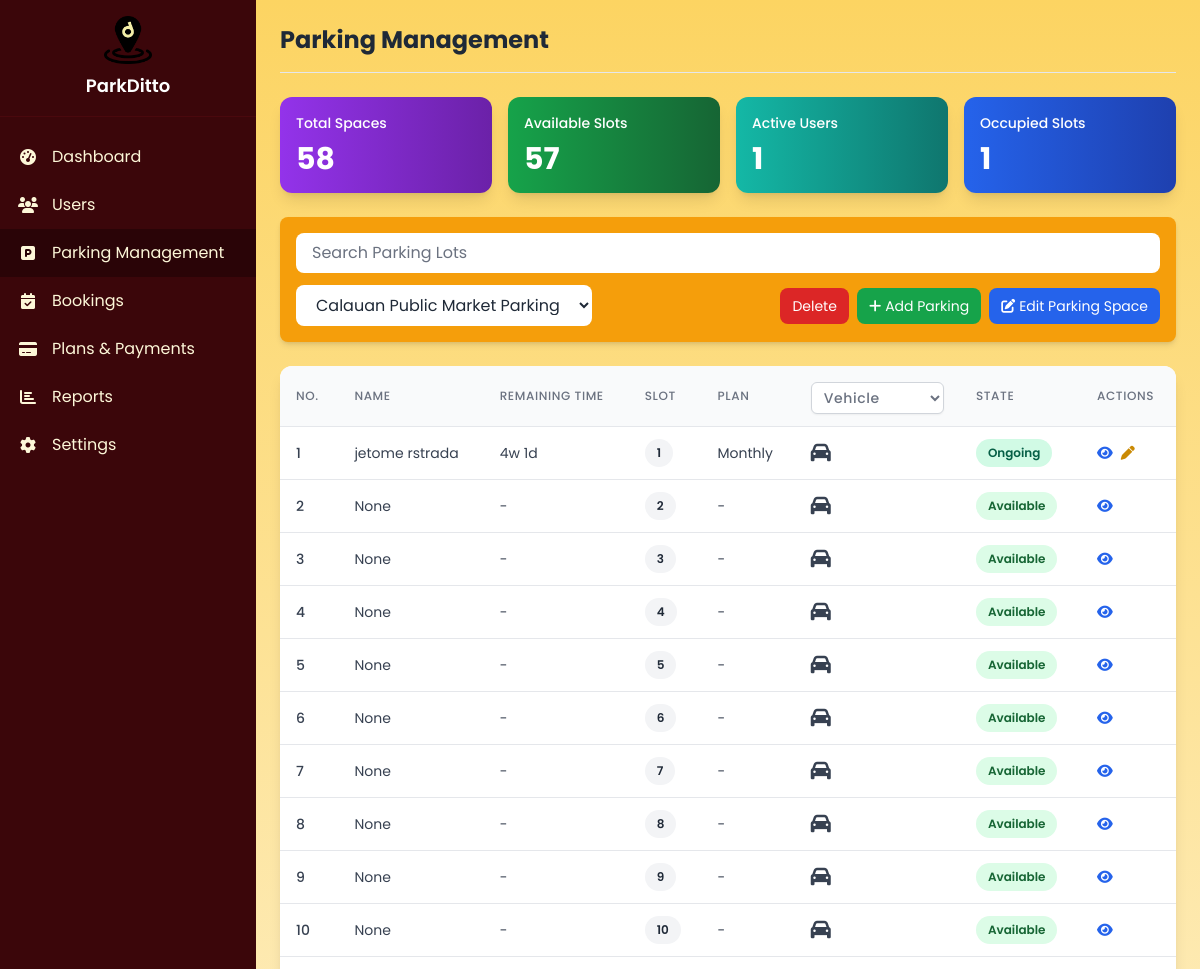
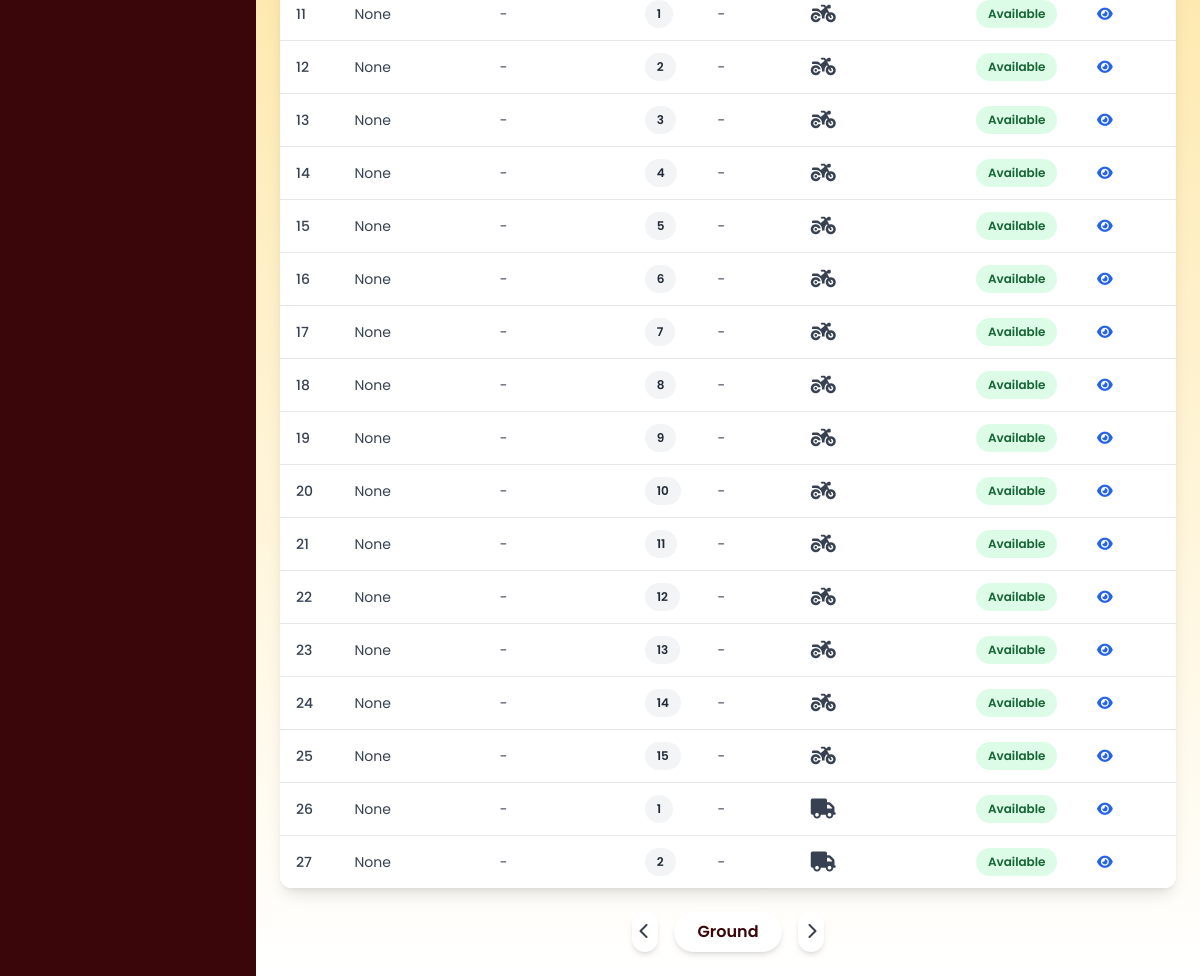
Screenshot of /parkingManagement.php?floor=Ground&vehicle=all&parking_id=1 with the database file from the repository (2 pictures, top to bottom).
### tables this page shows
CREATE TABLE `parking_spaces` (
  `id` int(11) NOT NULL,
  `partner_id` int(11) NOT NULL,
  `name` varchar(100) NOT NULL,
  `address` text NOT NULL,
  `latitude` decimal(10,8) NOT NULL,
  `longitude` decimal(11,8) NOT NULL,
  `total_spaces` int(11) NOT NULL,
  `available_spaces` int(11) NOT NULL,
  `vehicle_types` longtext NOT NULL CHECK (json_valid(`vehicle_types`)),
  `floors` longtext NOT NULL CHECK (json_valid(`floors`)),
  `floor_capacity` longtext DEFAULT NULL,
  `available_per_floor` longtext DEFAULT NULL,
  `occupied_slots` longtext NOT NULL CHECK (json_valid(`occupied_slots`)),
  `date_created` timestamp NOT NULL DEFAULT current_timestamp(),
  `image_url` varchar(500) NOT NULL DEFAULT ''
);

CREATE TABLE `transactions` (
  `id` int(11) NOT NULL,
  `parking_space_id` int(11) NOT NULL,
  `user_id` int(11) NOT NULL,
  `lot_number` varchar(20) NOT NULL,
  `floor` varchar(50) DEFAULT NULL,
  `vehicle_type` varchar(20) DEFAULT NULL,
  `transaction_type` enum('booking','reservation') NOT NULL,
  `arrival_time` datetime NOT NULL,
  `departure_time` datetime DEFAULT NULL,
  `expiry_time` datetime DEFAULT NULL,
  `amount` decimal(10,2) NOT NULL,
  `duration_type` enum('hourly','daily','weekly','monthly','yearly') DEFAULT NULL,
  `duration_value` int(11) DEFAULT NULL,
  `payment_method` varchar(50) NOT NULL,
  `status` enum('pending','ongoing','cancelled','completed') DEFAULT 'pending',
  `storm_pass` enum('Active','None') NOT NULL,
  `ref_number` varchar(50) DEFAULT NULL,
  `created_at` timestamp NOT NULL DEFAULT current_timestamp()
);

### parkingManagement.php (the view, shortened to what the rows shown need)
<?php
include "includes/config.php";
try {
    $selectedParking = $_GET['parking_id'] ?? 1;
    $selectedFloor = $_GET['floor'] ?? 'Ground';
    $selectedVehicle = $_GET['vehicle'] ?? 'all';
    $parking_stmt = $pdo->prepare("SELECT * FROM parking_spaces WHERE id = ?");
    $parking_stmt->execute([$selectedParking]);
    $parking_space = $parking_stmt->fetch(PDO::FETCH_ASSOC);
    $vehicle_types = json_decode($parking_space['vehicle_types'], true);
    $floors = json_decode($parking_space['floors'], true);
    $floor_capacity = json_decode($parking_space['floor_capacity'], true);
    $transactions_sql = "
        SELECT t.*, u.first_name, u.last_name
        FROM transactions t
        LEFT JOIN users u ON t.user_id = u.id
        WHERE t.parking_space_id = ?
        AND t.status IN ('ongoing', 'pending')
    ";
    $transactions_stmt = $pdo->prepare($transactions_sql);
    $transactions_stmt->execute([$selectedParking]);
    $transactions = $transactions_stmt->fetchAll(PDO::FETCH_ASSOC);
    $transaction_lookup = [];
    foreach ($transactions as $transaction) {
        $key = $transaction['vehicle_type'] . '_' . $transaction['floor'] . '_' . $transaction['lot_number'];
        $transaction_lookup[$key] = $transaction;
    }
    $parking_data = [];
    $slot_counter = 1;
    foreach ($floors as $floor) {
        foreach ($vehicle_types as $vehicle_type => $vehicle_data) {
            $total_slots = $floor_capacity[$floor][$vehicle_type] ?? 0;
            for ($slot_number = 1; $slot_number <= $total_slots; $slot_number++) {
                $key = $vehicle_type . '_' . $floor . '_' . $slot_number;
                $transaction = $transaction_lookup[$key] ?? null;
                $is_expired = false;
                if ($transaction && $transaction['expiry_time']) {
                    $expiry_time = new DateTime($transaction['expiry_time']);
                    $now = new DateTime();
                    $is_expired = $expiry_time <= $now;
                }
                $parking_data[] = [
                    'id' => $slot_counter++,
                    'name' => $transaction ? $transaction['first_name'] . ' ' . $transaction['last_name'] : 'None',
                    'remaining_time' => $transaction ? calculateRemainingTime($transaction['expiry_time'], $transaction['status']) : '-',
                    'slot_number' => $slot_number,
                    'floor' => $floor,
                    'plan' => $transaction ? $transaction['duration_type'] : '-',
                    'vehicle_type' => $vehicle_type,
                    'state' => $transaction ? ($is_expired ? 'completed' : $transaction['status']) : 'available'
                ];
            }
        }
    }
    $filtered_data = array_filter($parking_data, function ($row) use ($selectedFloor, $selectedVehicle) {
        $floorMatch = $row['floor'] === $selectedFloor;
        $vehicleMatch = $selectedVehicle === 'all' || $row['vehicle_type'] === $selectedVehicle;
        return $floorMatch && $vehicleMatch;
    });
    $available_slots = count(array_filter($parking_data, fn($row) => $row['state'] === 'available'));
    $active_users = count(array_unique(array_column(array_filter($parking_data, fn($row) => $row['state'] !== 'available'), 'name')));
} catch (PDOException $e) {
    echo "Error: " . $e->getMessage();
}
function calculateRemainingTime($expiry_time, $transaction_status)
{
    $now = new DateTime();
    $expiry = new DateTime($expiry_time);
    $interval = $now->diff($expiry);
    if ($interval->days > 0) {
        if ($interval->days >= 30) {
            $months = floor($interval->days / 30);
            $remainingDays = $interval->days % 30;
            if ($remainingDays > 0) {
                return $months . 'm ' . $remainingDays . 'd';
            }
            return $months . 'm';
        } elseif ($interval->days >= 7) {
            $weeks = floor($interval->days / 7);
            $remainingDays = $interval->days % 7;
            if ($remainingDays > 0) {
                return $weeks . 'w ' . $remainingDays . 'd';
            }
            return $weeks . 'w';
        } else {
            return $interval->days . 'd ' . $interval->h . 'h';
        }
    } else {
        return $interval->h . 'h ' . $interval->i . 'm';
    }
}
?>
<!DOCTYPE html>
<html lang="en">
<head>
    <script src="https://cdn.tailwindcss.com"></script>
    <link href="https://cdnjs.cloudflare.com/ajax/libs/font-awesome/6.4.0/css/all.min.css" rel="stylesheet">
    <link rel="stylesheet" href="css/navbar.css">
</head>
<body class="min-h-screen bg-gradient-to-b from-[#fcd462] to-[#FFFFFF] font-[Poppins] text-[#3B060A]">
    <div class="ml-64 flex-1 overflow-auto transition-all duration-300" id="mainContent">
        <div class="p-4 md:p-6">
            <div
                class="flex flex-col md:flex-row md:justify-between md:items-center mb-6 pb-4 border-b border-gray-200">
                <div class="flex items-center">
                    <h1 class="text-2xl font-bold text-gray-800 mb-2 md:mb-0">Parking Management</h1>
                </div>
            </div>
            <div class="grid grid-cols-1 sm:grid-cols-2 lg:grid-cols-4 gap-4 mb-6">
                <div class="bg-gradient-to-r from-purple-600 to-purple-800 text-white rounded-xl p-4 shadow-lg">
                    <h5 class="text-sm font-medium mb-2">Total Spaces</h5>
                    <p class="text-3xl font-bold"><?= $parking_space['total_spaces'] ?></p>
                </div>
                <div class="bg-gradient-to-r from-green-600 to-green-800 text-white rounded-xl p-4 shadow-lg">
                    <h5 class="text-sm font-medium mb-2">Available Slots</h5>
                    <p class="text-3xl font-bold"><?= $available_slots ?></p>
                </div>
                <div class="bg-gradient-to-r from-teal-500 to-teal-700 text-white rounded-xl p-4 shadow-lg">
                    <h5 class="text-sm font-medium mb-2">Active Users</h5>
                    <p class="text-3xl font-bold"><?= $active_users ?></p>
                </div>
                <div class="bg-gradient-to-r from-blue-600 to-blue-800 text-white rounded-xl p-4 shadow-lg">
                    <h5 class="text-sm font-medium mb-2">Occupied Slots</h5>
                    <p class="text-3xl font-bold"><?= $parking_space['total_spaces'] - $available_slots ?></p>
                </div>
            </div>
            <div class="bg-white rounded-xl shadow-lg overflow-hidden mb-6">
                <div class="overflow-x-auto">
                    <table class="min-w-full divide-y divide-gray-200 responsive-table" id="parkingTable">
                        <thead class="bg-gray-50">
                            <tr>
                                <th
                                    class="px-4 py-3 text-left text-xs font-medium text-gray-500 uppercase tracking-wider">
                                    No.</th>
                                <th
                                    class="px-4 py-3 text-left text-xs font-medium text-gray-500 uppercase tracking-wider">
                                    Name</th>
                                <th
                                    class="px-4 py-3 text-left text-xs font-medium text-gray-500 uppercase tracking-wider">
                                    Remaining Time</th>
                                <th
                                    class="px-4 py-3 text-left text-xs font-medium text-gray-500 uppercase tracking-wider">
                                    Slot</th>
                                <th
                                    class="px-4 py-3 text-left text-xs font-medium text-gray-500 uppercase tracking-wider">
                                    Plan</th>
                                <th
                                    class="px-4 py-3 text-left text-xs font-medium text-gray-500 uppercase tracking-wider">
                                    <div class="flex flex-col items-center">
                                        <select
                                            class="mt-1 block w-full py-1 px-2 border border-gray-300 bg-white rounded-md shadow-sm focus:outline-none focus:ring-red-500 focus:border-red-500 text-sm"
                                            onchange="filterByVehicle(this.value)">
                                            <option value="all" <?= $selectedVehicle === 'all' ? 'selected' : '' ?>>Vehicle
                                            </option>
                                        </select>
                                    </div>
                                </th>
                                <th
                                    class="px-4 py-3 text-left text-xs font-medium text-gray-500 uppercase tracking-wider">
                                    State</th>
                                <th
                                    class="px-4 py-3 text-left text-xs font-medium text-gray-500 uppercase tracking-wider">
                                    Actions</th>
                            </tr>
                        </thead>
                        <tbody class="bg-white divide-y divide-gray-200">
                            <?php $i = 1;
                            foreach ($filtered_data as $row): ?>
                                <?php
                                $stateClass = "bg-gray-200 text-gray-800";
                                if ($row['state'] == "ongoing")
                                    $stateClass = "state-active";
                                if ($row['state'] == "available")
                                    $stateClass = "bg-green-100 text-green-800";
                                $vehicleIcon = "fa-car";
                                if ($row['vehicle_type'] == "Motorcycle")
                                    $vehicleIcon = "fa-motorcycle";
                                if ($row['vehicle_type'] == "Mini Truck")
                                    $vehicleIcon = "fa-truck";
                                $transaction_id = 0;
                                if ($row['state'] !== 'available') {
                                    $key = $row['vehicle_type'] . '_' . $row['floor'] . '_' . $row['slot_number'];
                                    $transaction = $transaction_lookup[$key] ?? null;
                                    $transaction_id = $transaction['id'] ?? 0;
                                }
                                ?>
                                <tr class="hover:bg-gray-50" data-transaction-id="<?= $transaction_id ?>"
                                    data-parking-id="<?= $selectedParking ?>">
                                    <td class="px-4 py-3 whitespace-nowrap text-sm font-medium text-gray-700"
                                        data-label="No."><?= $i++ ?></td>
                                    <td class="px-4 py-3 whitespace-nowrap text-sm text-gray-700" data-label="Name">
                                        <?= $row['name'] ?>
                                    </td>
                                    <td class="px-4 py-3 whitespace-nowrap text-sm text-gray-700"
                                        data-label="Remaining Time">
                                        <?= $row['remaining_time'] ?>
                                    </td>
                                    <td class="px-4 py-3 whitespace-nowrap" data-label="Slot">
                                        <span
                                            class="px-3 py-1 inline-flex text-xs leading-5 font-semibold rounded-full bg-gray-100 text-gray-800">
                                            <?= $row['slot_number'] ?>
                                        </span>
                                    </td>
                                    <td class="px-4 py-3 whitespace-nowrap text-sm text-gray-700" data-label="Plan">
                                        <?= ucfirst($row['plan'] ?? '-') ?>
                                    </td>
                                    <td class="px-4 py-3 whitespace-nowrap text-sm text-gray-700" data-label="Vehicle">
                                        <i class="fas <?= $vehicleIcon ?> text-xl" title="<?= $row['vehicle_type'] ?>"></i>
                                    </td>
                                    <td class="px-4 py-3 whitespace-nowrap" data-label="State">
                                        <span
                                            class="px-3 py-1 inline-flex text-xs leading-5 font-semibold rounded-full <?= $stateClass ?>">
                                            <?= ucfirst($row['state'] ?? 'Available') ?>
                                        </span>
                                    </td>
                                    <td class="px-4 py-3 whitespace-nowrap text-sm font-medium" data-label="Actions">
                                        <div class="flex space-x-2">
                                            <button class="text-blue-600 hover:text-blue-900"
                                                onclick='openViewModal(<?= json_encode($row) ?>, <?= $transaction_id ?>)'>
                                                <i class="fa fa-eye"></i>
                                            </button>
                                            <?php if ($row['state'] !== 'available'): ?>
                                                <button class="text-yellow-600 hover:text-yellow-900"
                                                    onclick='openEditModal(<?= json_encode($row) ?>, <?= $transaction_id ?>)'>
                                                    <i class="fa fa-pen"></i>
                                                </button>
                                            <?php endif; ?>
                                        </div>
                                    </td>
                                </tr>
                            <?php endforeach; ?>
                        </tbody>
                    </table>
                </div>
            </div>
        </div>
    </div>
    <?php include 'add_parking_modal.php';
    include "edit_parking_modal.php"; ?>
</body>
</html>

### rows the page displays
parking_spaces: total_spaces "58", $parking_space['total_spaces']-$available_slots "1"
transactions: status "57", status "1", name "jetome rstrada", remaining_time "4w 1d", slot_number "1", duration_type "Monthly", status "Ongoing", name "None", remaining_time "-", slot_number "2", plan "-", state "Available", slot_number "3", slot_number "4", user "5", slot_number "6", slot_number "7", slot_number "8", slot_number "9", slot_number "10"

### other values shown
$row['name'] "None"
$row['remaining_time'] "-"
$row['slot_number'] "1"
$row['plan'] "-"
$row['state'] "Available"
$row['slot_number'] "2"
$row['slot_number'] "3"
$row['slot_number'] "4"
$row['slot_number'] "5"
$row['slot_number'] "6"
$row['slot_number'] "7"
$row['slot_number'] "8"
$row['slot_number'] "9"
$row['slot_number'] "10"
$row['slot_number'] "11"
